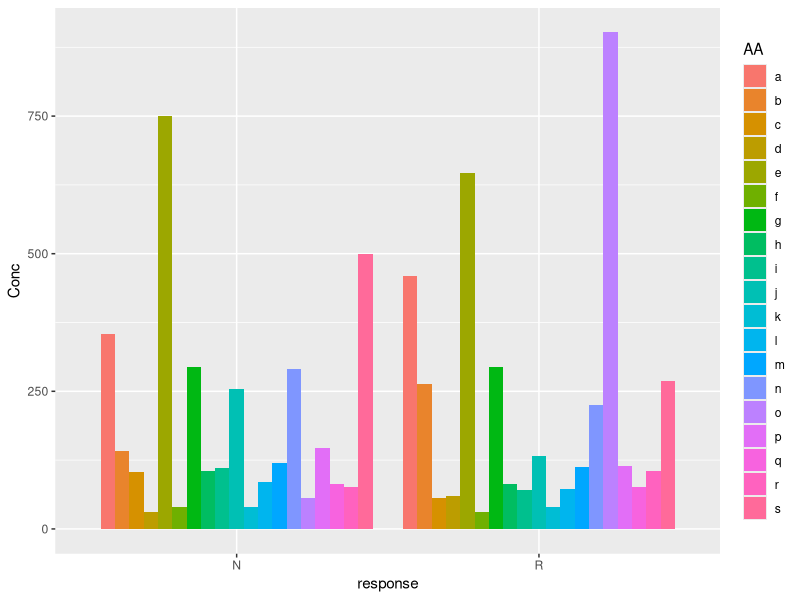
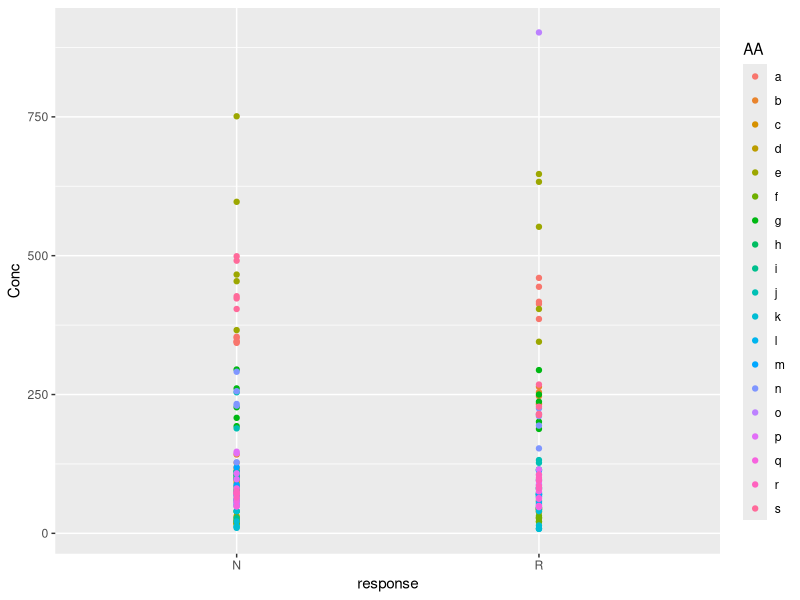
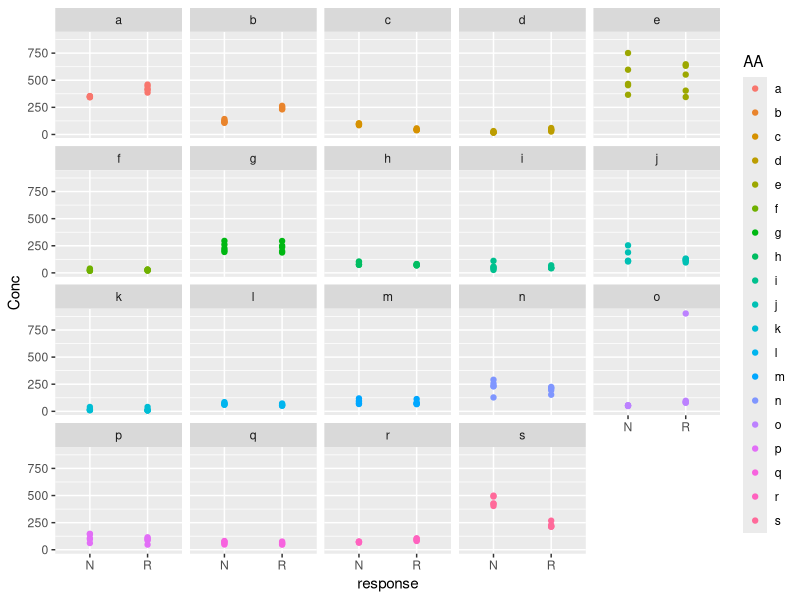
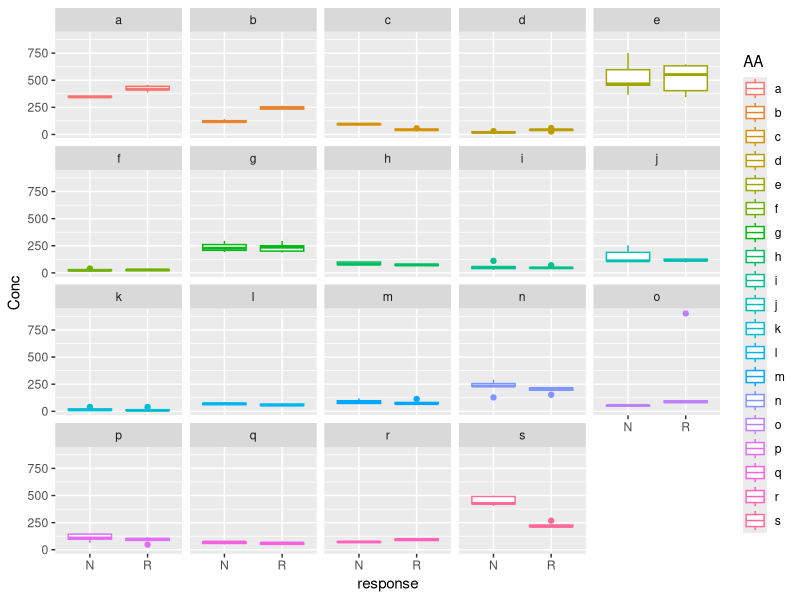
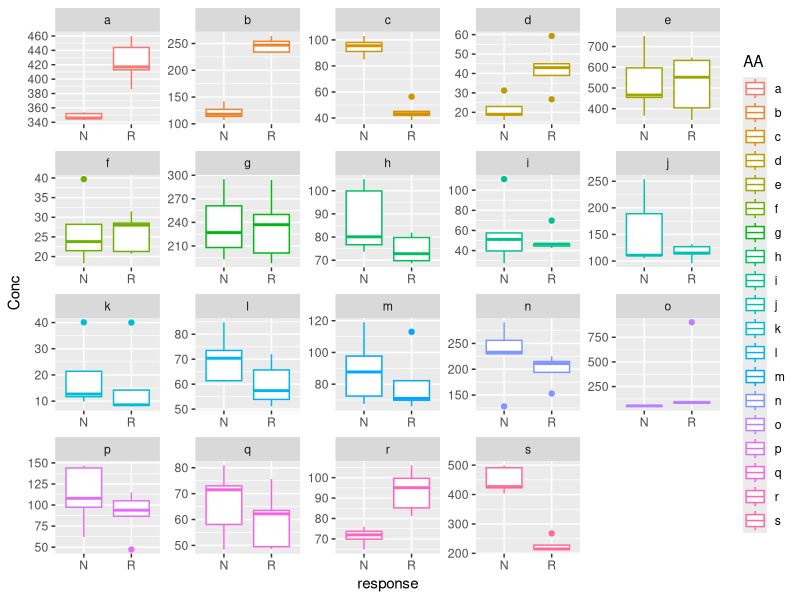
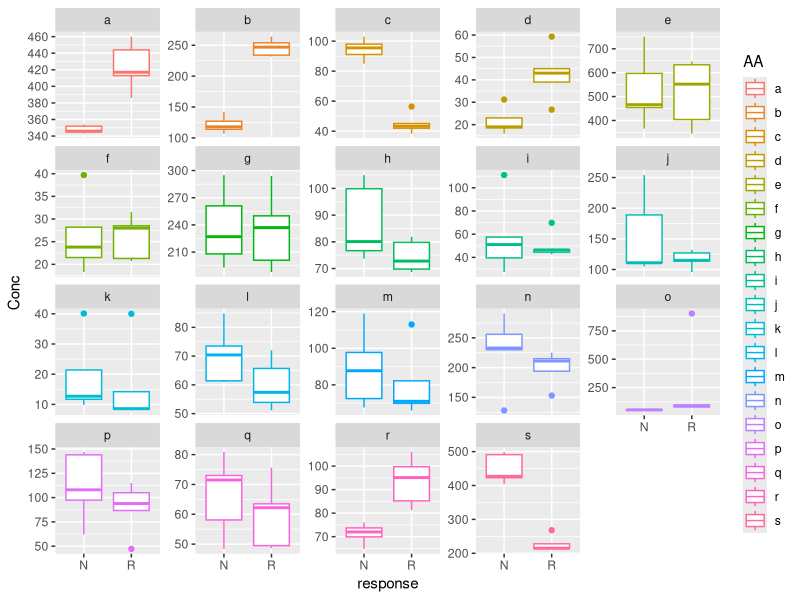
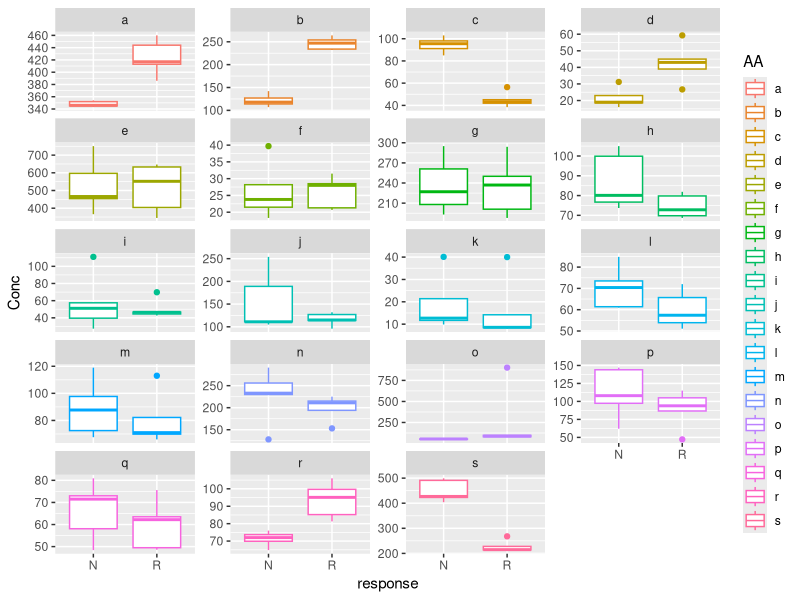

The R source for these figures, in order: (Note: this script raises an error after producing the figures.)
############################################################
# MHH & Twincore R Club                                    #
# 2015-11-18                                               #
# Problem presented by Haroon                              #
############################################################

#### import data ####
## import data and convert it in long format & for 
## converting it into long format you need "reshape2" package
# install.packages("reshape2")  # uncomment if you dont have reshape2 installed
library(reshape2)
sample.data <- read.table("sample.data.csv", header=TRUE, sep=",")
data.long   <- melt(sample.data, c("response"))
colnames(data.long)[2:3] <- c("AA", "Conc")

#### Plotting the data ####
# install.packages("ggplot2")  # uncomment if you dont have ggplot2 installed
# require(ggplot2)
## Additional comment from Sarah: You shouldn't actually use require() like this
## and here is why: http://yihui.name/en/2014/07/library-vs-require/
## Basically, require() is (or should be) only used inside functions.

library(ggplot2)
# barplot
ggplot(data.long, aes(x=response, y=Conc, fill=AA)) +
  geom_bar(stat="identity", position = position_dodge())
# scatter plot
ggplot(data.long, aes(x=response, y=Conc, color=AA)) +
  geom_point()
# for plotting individual Amino acids
ggplot(data.long, aes(x=response, y=Conc, color=AA)) +
  geom_point() + facet_wrap(~AA)
# for boxplot
ggplot(data.long, aes(x=response, y=Conc, color=AA)) +
  geom_boxplot() + facet_wrap(~AA)


## optimization of graph:
## graphs use same x/y scales and data is not always in the same range
## for each AA. Free scales emphasize the differences in each AA
ggplot(data.long, aes(x=response, y=Conc, color=AA)) +
  geom_boxplot() + facet_wrap(~AA, scales = "free")
## With scales = "free" each facet gets its own x-axis labels. this is
## unnecessary because x-axis labels/limits are the same across all plots.
## use "free_y" instead.
ggplot(data.long, aes(x=response, y=Conc, color=AA)) +
  geom_boxplot() + facet_wrap(~AA, scales = "free_y")
## facets look crowded, it may be helpful to limit the numer of facet columns.
## limit facets to 4 columns for better presentation of the data
ggplot(data.long, aes(x=response, y=Conc, color=AA)) +
  geom_boxplot() + facet_wrap(~AA, scales = "free_y", ncol = 4)


## statistical testing example with t.test
t.test(Conc~response, data.long, mu=0, alt = "two.sided", 
       conf=0.95, Var.eq=F, paired=F)
## this tests for differences in AA concentration in responder and
## non-responder group but does not differentiate between the AA.
## We need a solution that tests for each AA between R and N groups.

## Use the split function to split data for individual AA
## return data is a list of data frames, 1 df for each AA.
split.data <- split(data.long,data.long$AA)

## to have a look at the data
## be carefult to use [[ as operator for list indexing 
## as [ would return a list and not the object stored at this list
## position.
str(split.data)
split.data[[1]]
split.data[[2]]
split.data[[3]]

## extract the first df to a new object (aa1) for further development
aa1 <- split.data[[1]]

#### solve the problem in general and apply the solution to all parts
## of the problem
simpleTTfunc <- function(x) {
  t.test(x$Conc ~ x$response)
}
## test the function on the extracted data
simpleTTfunc(aa1)

## use lapply (list-apply) to apply the function to all elements of the
## split.data list
lapply(split.data, simpleTTfunc)

## this approach can be elaborated:
otherTTfunc <- function(x){
  p <- t.test(x$Conc~x$response)$p.value  # run the t test and return only the p-value
  m <- tapply(x$Conc, x$response, mean)   # calculate the mean concentration per group
  s <- tapply(x$Conc, x$response, sd)     # calculate the standard deviation
  # return the results
  c(mean=m[1], sd=s[1],
    mean=m[2], sd=s[2], pval=p)  # you do not need an explicit return() statement in R
}

## run function on data per amino acid
## lapply returns a list!
tmp <- lapply(split.data, otherTTfunc)

## to convert the list into a useable data frame we use 
## rbind() to bind all elements to a dataframe
data.result <- do.call(rbind,tmp)